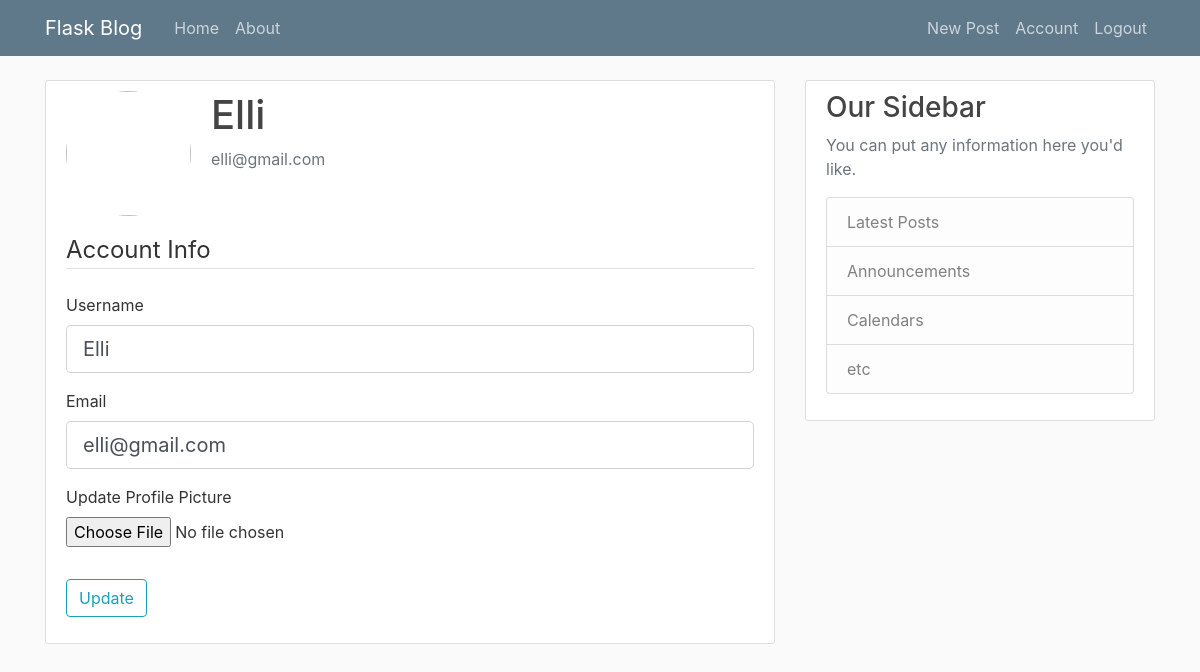
/account (signed in), run on an earlier commit of the app's database.
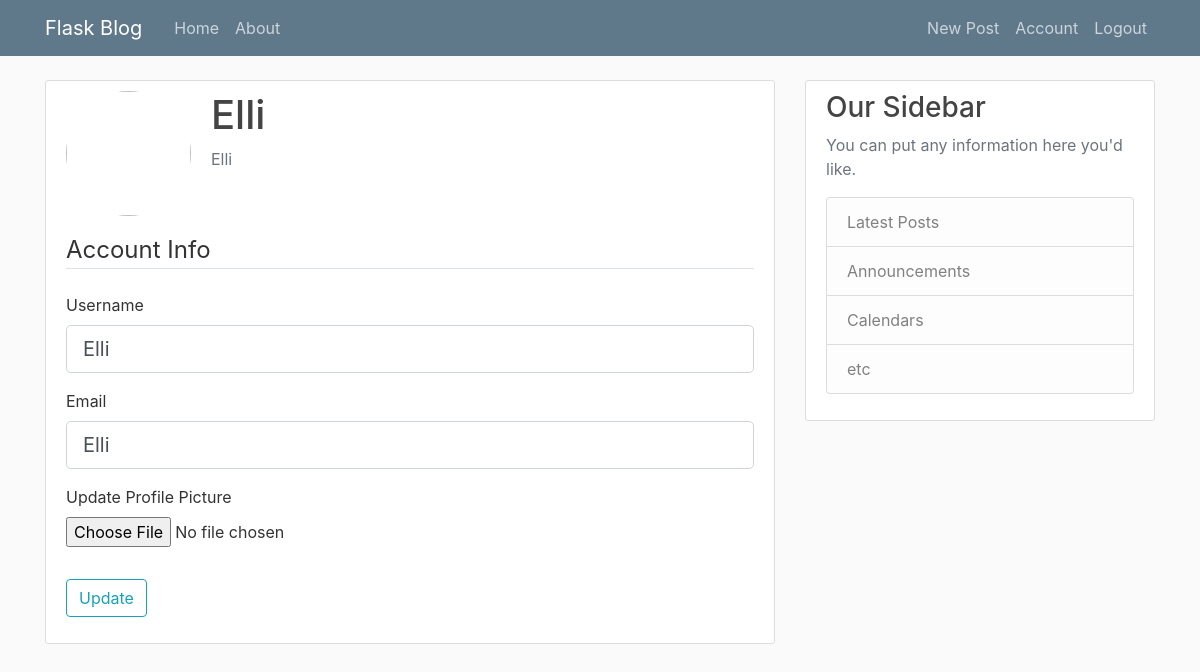
And on a later commit of the database.
### flaskblog/models.py (models this page shows, shortened)
class User(db.Model, UserMixin):
    id = db.Column(db.Integer, primary_key=True)
    username = db.Column(db.String(20), unique=True, nullable=False)
    email = db.Column(db.String(120), unique=True, nullable=False)
    image_file = db.Column(db.String(20), nullable=False, default='default.jpg')
    password = db.Column(db.String(60), nullable=False)
    posts = db.relationship('Post', backref='author', lazy=True)

### flaskblog/routes.py (the view)
@app.route("/account", methods=['GET', 'POST'])
@login_required
def account():
    form = UpdateAccountForm()
    if form.validate_on_submit():
        if form.picture.data:
            picture_file = save_picture(form.picture.data)
            current_user.image_file = picture_file
        current_user.username = form.username.data
        current_user.email = form.email.data
        db.session.commit()
        flash('Your account has been updated!', 'success')
        return redirect(url_for('account'))
    elif request.method == 'GET':
        form.username.data = current_user.username
        form.email.data = current_user.email
    image_file = url_for('static', filename='profile_pics/' + current_user.image_file)
    return render_template('account.html', title='Account',
                           image_file=image_file, form=form)

### flaskblog/forms.py (shortened to what this page needs)
class UpdateAccountForm(FlaskForm):
    username = StringField('Username',
                           validators=[DataRequired(), Length(min=2, max=20)])
    email = StringField('Email',
                        validators=[DataRequired(), Email()])
    picture = FileField('Update Profile Picture', validators=[FileAllowed(['jpg', 'png'])])
    submit = SubmitField('Update')

### flaskblog/models.py (called while the page is built)
@login_manager.user_loader
def load_user(user_id):
    return User.query.get(int(user_id))

### flaskblog/templates/account.html (shortened to what this page needs)
{% extends "layout.html" %}
{% block content %}
    <div class="content-section">
      <div class="media">
        <img class="rounded-circle account-img" src="{{ image_file }}">
        <div class="media-body">
          <h2 class="account-heading">{{ current_user.username }}</h2>
          <p class="text-secondary">{{ current_user.email }}</p>
        </div>
      </div>
        <form method="POST" action="" enctype="multipart/form-data">
            <fieldset class="form-group">
                <legend class="border-bottom mb-4">Account Info</legend>
                <div class="form-group">
                    {{ form.username.label(class="form-control-label") }}
                    {% if form.username.errors %}
                        {{ form.username(class="form-control form-control-lg is-invalid") }}
                        <div class="invalid-feedback">
                            {% for error in form.username.errors %}
                                <span>{{ error }}</span>
                            {% endfor %}
                        </div>
                    {% else %}
                        {{ form.username(class="form-control form-control-lg") }}
                    {% endif %}
                </div>
                <div class="form-group">
                    {{ form.email.label(class="form-control-label") }}
                    {% if form.email.errors %}
                        {{ form.email(class="form-control form-control-lg is-invalid") }}
                        <div class="invalid-feedback">
                            {% for error in form.email.errors %}
                                <span>{{ error }}</span>
                            {% endfor %}
                        </div>
                    {% else %}
                        {{ form.email(class="form-control form-control-lg") }}
                    {% endif %}
                </div>
                <div class="form-group">
                    {{ form.picture.label() }}
                    {{ form.picture(class="form-control-file") }}
                </div>
            </fieldset>
            <div class="form-group">
                {{ form.submit(class="btn btn-outline-info") }}
            </div>
        </form>
    </div>
{% endblock content %}

### flaskblog/templates/layout.html (shortened to what this page needs)
<!DOCTYPE html>
<html>
<head>
    <link rel="stylesheet" href="https://maxcdn.bootstrapcdn.com/bootstrap/4.0.0/css/bootstrap.min.css">
    <link rel="stylesheet" type="text/css" href="{{ url_for('static', filename='main.css') }}">
</head>
<body>
    <header class="site-header">
      <nav class="navbar navbar-expand-md navbar-dark bg-steel fixed-top">
        <div class="container">
          <a class="navbar-brand mr-4" href="/">Flask Blog</a>
          <div class="collapse navbar-collapse" id="navbarToggle">
            <div class="navbar-nav mr-auto">
              <a class="nav-item nav-link" href="{{ url_for('home') }}">Home</a>
              <a class="nav-item nav-link" href="{{ url_for('about') }}">About</a>
            </div>
            <div class="navbar-nav">
              {% if current_user.is_authenticated %}
                <a class="nav-item nav-link" href="{{ url_for('new_post') }}">New Post</a>
                <a class="nav-item nav-link" href="{{ url_for('account') }}">Account</a>
                <a class="nav-item nav-link" href="{{ url_for('logout') }}">Logout</a>
              {% else %}
                <a class="nav-item nav-link" href="{{ url_for('login') }}">Login</a>
                <a class="nav-item nav-link" href="{{ url_for('register') }}">Register</a>
              {% endif %}
            </div>
          </div>
        </div>
      </nav>
    </header>
    <main role="main" class="container">
      <div class="row">
        <div class="col-md-8">
          {% block content %}{% endblock %}
        </div>
        <div class="col-md-4">
          <div class="content-section">
            <h3>Our Sidebar</h3>
            <p class='text-muted'>You can put any information here you'd like.
              <ul class="list-group">
                <li class="list-group-item list-group-item-light">Latest Posts</li>
                <li class="list-group-item list-group-item-light">Announcements</li>
                <li class="list-group-item list-group-item-light">Calendars</li>
                <li class="list-group-item list-group-item-light">etc</li>
              </ul>
            </p>
          </div>
        </div>
      </div>
    </main>
</body>
</html>

### flaskblog/static/main.css (style rules this page uses)
body { background: #fafafa; color: #333333; margin-top: 5rem; }
h1, h2, h3, h4, h5, h6 { color: #444444; }
.bg-steel { background-color: #5f788a; }
.site-header .navbar-nav .nav-link { color: #cbd5db; }
.content-section { background: #ffffff; padding: 10px 20px; border: 1px solid #dddddd; border-radius: 3px; margin-bottom: 20px; }
.account-img { height: 125px; width: 125px; margin-right: 20px; margin-bottom: 16px; }
.account-heading { font-size: 2.5rem; }

What changed in the data, as far as the page shows it:
changed User "Elli": email "elli@gmail.com" → "Elli"
